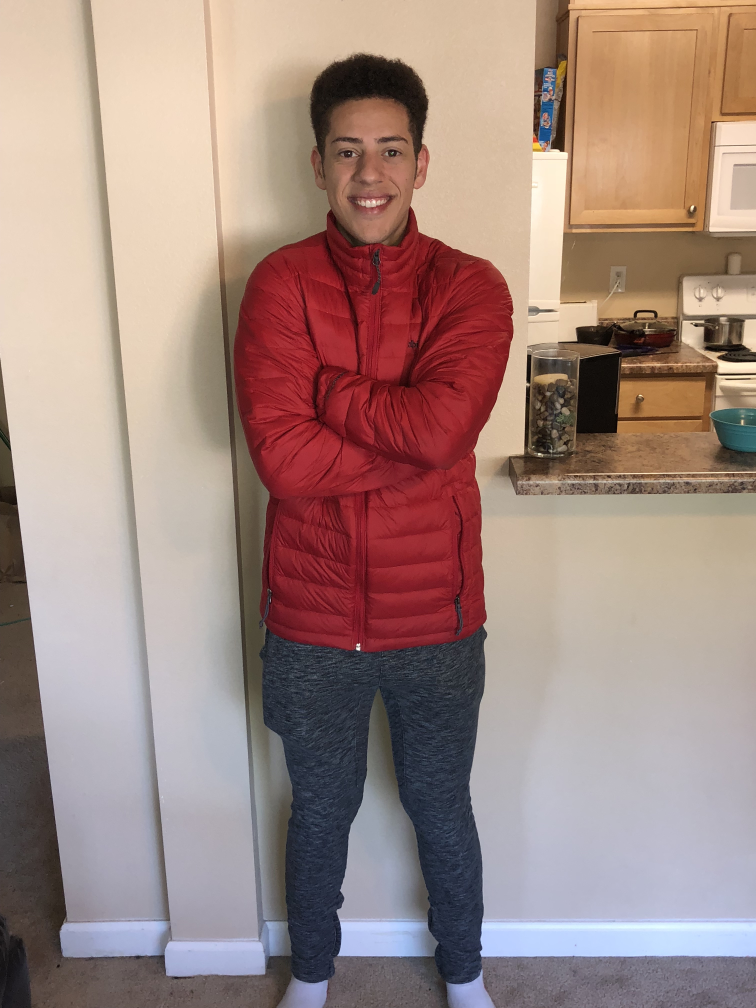
#> input picture data_capture/individuals/julian.jpg, 3024 x 4032 px (shown at 1/4 size)
$ python clothing_em.py
#> lines starting #> are read from the running program, lines starting #| are printed output that depends on the picture; long printed decimals are rounded
'''
Created on March 8th, 2018
author: Julian Weisbord
sources: https://docs.opencv.org/3.1.0/d1/db7/tutorial_py_histogram_begins.html
description: Clothing prediction portion of the model, calculates the likelihood
                that the live data contains someone from the database of people
                by breaking the feed images into color histograms.
'''

import sys
import random
import glob
import numpy as np
from sys import maxint
import cv2
from matplotlib import pyplot as plt

IMG_WIDTH = 299
IMG_HEIGHT = 299
VERBOSITY = 2

class ClothingEM():
    '''
    description: Uses E&M to cluster the clothing of people seen by the robot.
    input: frame_dataset <Dataset object> the input dataset,
               video <boolean> whether or not the input is video or photo data.
    '''

    def __init__(self, frame_dataset=None, video=False):
        self.images = frame_dataset[0]
        self.image_names = frame_dataset[1]
        self.person_locations = frame_dataset[2]
        if video:
            self.video = video
            # Convert video to a series of frames

    def add_frames(self, dataset):
        '''
        description: Add a dataset of camera frames.
        input: dataset <Dataset object>
        '''
        frames = []
        names = []
        locations = []
        for person_data in dataset:
            self.images.append(dataset[0])
            self.image_names.append(dataset[1])
            self.person_locations.append(dataset[0])

    def crop_to_person(self):
        '''
        description: Crop a given data frame to isolate just the person in it.
        return: x1,x2,y1,y2 <int> the four corners of the cropped image.
        '''
        # Simulate this function for now with constant values
        # TODO: Implement this with grabcut Algorithm?
        x1 = 100
        x2 = 192
        y1 = 16
        y2 = 272
        return x1, x2, y1, y2

    def create_histograms(self, img, line_height, x1, x2, y1, y2):
        '''
        description: Create a color histogram above and below the random line (line_height).
        input: img <numpy.ndarray>, line_height <int> height of randomly generated line,
                       x1, x2, y1, y2 <int> 4 corners of input image.
        return:
        '''

        if VERBOSITY >=2:
            l = cv2.imshow('Random Line Splitting Clothing', img)
            cv2.waitKey(0)
            cv2.destroyAllWindows()
            print("img shape: ", img.shape)

        # Split image into upper and lower masks
        mask_upper_cropped = np.zeros(img.shape[:2], np.uint8)
        mask_upper_cropped[y1:line_height, x1:x2] = 255
        upper_masked_img_cropped = cv2.bitwise_and(img, img, mask=mask_upper_cropped)

        mask_lower_cropped = np.zeros(img.shape[:2], np.uint8)
        mask_lower_cropped[line_height:y2, x1:x2] = 255
        lower_masked_img_cropped = cv2.bitwise_and(img, img, mask=mask_lower_cropped)

        # Create upper and lower histograms and plot them
        plt.figure("Color Histograms")
        upper_plot = plt.subplot(221)
        upper_plot.set_title("Above Theta Line")
        lower_plot = plt.subplot(222)
        lower_plot.set_title("Below Theta Line")
        if VERBOSITY >=2:
            upper_plot.imshow(cv2.cvtColor(upper_masked_img_cropped, cv2.COLOR_RGB2BGR))
            lower_plot.imshow(cv2.cvtColor(lower_masked_img_cropped, cv2.COLOR_RGB2BGR))
        # Create and polot histograms for r,g,b collor values.
        colors = ("b", "g", "r")
        features_h1 = []
        features_h2 = []
        h1_colors = []
        h2_colors = []
        for i,col in enumerate(colors):
            h1 = cv2.calcHist([img], [i], mask_upper_cropped, [256], [0, 1])
            h1_colors.append([arr[0] for arr in h1])
            h2 = cv2.calcHist([img], [i], mask_lower_cropped, [256], [0, 1])
            h2_colors.append([arr[0] for arr in h2])
            features_h1.extend(h1)
            features_h2.extend(h2)
            h1_plot = plt.subplot(223)
            h1_plot.set_title("Histogram Above Theta Line")
            h1_plot.plot(h1, color=col)
            plt.xlim([0, 256])
            h2_plot = plt.subplot(224)
            h2_plot.set_title("Histogram Below Theta Line")
            h2_plot.plot(h2, color=col)
            plt.xlim([0, 256])
        plt.show()
        print("Flattened feature vector", np.array(features_h1).flatten().shape)
        h1_rgb = []
        h2_rgb = []
        for i in range(len(h1)):
            h1_rgb.append([single_color_vector[i] for single_color_vector in h1_colors])
            h2_rgb.append([single_color_vector[i] for single_color_vector in h2_colors])
        print("h1_rgb: ", h1_rgb)
        print("len h1_rgb: ", len(h1_rgb))
        h1_rgb = np.array(h1_rgb)
        h2_rgb = np.array(h2_rgb)
        return h1_rgb, h2_rgb


    def distance(self, point, center, axis=1):
        pass

    def label_data(self, data, C):
        '''
        description: For each row in the data, calculate the distance between that
                        row and each centroid.
        input: data <numpy array>, C <list of k numpy arrays>
        return: labels <list> of each centroid number corresponding to
                each row in the data.
        '''
        labels = []
        for n, row in enumerate(data):
            best_dist = maxint
            best_c_k = 0
            for c_k, centroid in enumerate(C):
                row_dist = distance(row, centroid)
                if row_dist < best_dist:
                    best_dist = row_dist
                    best_c_k = c_k
            labels.append(best_c_k)
        return labels

    def expectation(self, h1_rgb, h2_rgb):
        '''
        description: Assign points to clusters and calculate mean.
        input: h1_rgb <numpy array> top color histogram, h2_rgb <numpy array> bottom color histogram.
        return mean rgb clusters
        '''
        # Calculate mu (mean r,g,b centroid) and sigma (covariance matrix) for each cluster
        mean_h1 = np.mean(h1_rgb, axis = 0)
        mean_h2 = np.mean(h2_rgb, axis = 0)
        print("mean 1", mean_h1)
        print("mean 2", mean_h2)
        covariance_h1 = np.cov(h1_rgb)
        covariance_h2 = np.cov(h2_rgb)
        print("covariance h1", covariance_h1)
        print("covariance h2", covariance_h2)
        print("len covariance h1", len(covariance_h1))
        return [(mean_h1, covariance_h1), (mean_h2, covariance_h2)]

    def color_em(self, img):
        '''
        description: Performs Expecation Maximization with 2 clusters
                        on the input image.
        input: img <numpy array> the image fed to this classifier.
        '''
        # Crop image so that only the person is in the image:
        x1, x2, y1, y2 = self.crop_to_person()
        rand_y = random.randint(y1, y2 + 1)

        random_line_img = cv2.line(img, (0, rand_y), (IMG_WIDTH, rand_y), (0, 0, 250), 4)

        # Save random line image
        random_line_img_out = np.multiply(random_line_img, 255.0)
        random_line_img_out = random_line_img_out.astype('uint8')
        cv2.imwrite('../../data_capture/manipulated_images/line.jpeg', random_line_img_out)

        cropped_img = img[y1:y2, x1:x2]
        cropped_img = np.multiply(cropped_img, 255.0)
        cropped_img = cropped_img.astype('uint8')
        cv2.imwrite('../../data_capture/manipulated_images/cropped_line.jpg', cropped_img)

        # 1: Build color histograms, Histogram1 (H1) is above the theta line,
            # and Histogram 2 (H2) is below. One histogram will likely contain data that
            # isn't like the rest of its data and is more like the other histogram data,
            # so the line must be moved
        line_pos = rand_y
        prior_line_pos = 0
        # Need to loop

        h1_rgb, h2_rgb = self.create_histograms(img, rand_y, x1, x2, y1, y2)
        self.expectation(h1_rgb, h2_rgb)


    def clothing_distribution(self):
        converged = None
        while not converged:
            self.color_em()

def main():
    img = "../../data_capture/individuals/julian.jpg"
    image = cv2.imread(img)
#> image is the input picture: shape (4032, 3024, 3); mean B, G, R 129.8, 137.1, 161.8
    image = cv2.resize(image, (299, 299), 0, 0, cv2.INTER_LINEAR)
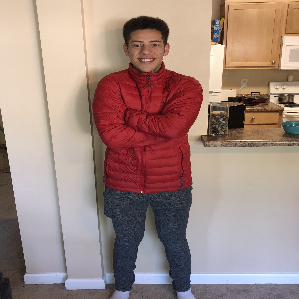
#> image: shape (299, 299, 3); mean B, G, R 129.7, 137, 161.7
    image = image.astype(np.float32)
    image = np.multiply(image, 1.0 / 255.0)
    clothing_recognizer = ClothingEM(image)
#> in __init__, `self.images = frame_dataset[0]`: self.images = 299 rows, first 8: [0.706, 0.788, 0.894], [0.702, 0.784, 0.89], [0.702, 0.788, 0.886], [0.702, 0.788, 0.886], [0.706, 0.792, 0.89], [0.702, 0.788, 0.886], [0.698, 0.784, 0.882], [0.702, 0.788, 0.886]
#> in __init__, `self.image_names = frame_dataset[1]`: self.image_names = 299 rows, first 8: [0.698, 0.784, 0.882], [0.698, 0.784, 0.882], [0.698, 0.784, 0.882], [0.702, 0.788, 0.886], [0.71, 0.796, 0.894], [0.698, 0.784, 0.882], [0.702, 0.788, 0.886], [0.698, 0.784, 0.882]
#> in __init__, `self.person_locations = frame_dataset[2]`: self.person_locations = 299 rows, first 8: [0.706, 0.796, 0.882], [0.706, 0.796, 0.882], [0.706, 0.792, 0.89], [0.706, 0.792, 0.89], [0.698, 0.784, 0.882], [0.698, 0.784, 0.882], [0.698, 0.784, 0.882], [0.706, 0.792, 0.89]
    clothing_recognizer.color_em(image)
#> in color_em, `random_line_img = cv2.line(img, (0, rand_y), (IMG_WIDTH, rand_y), (0, ..`:
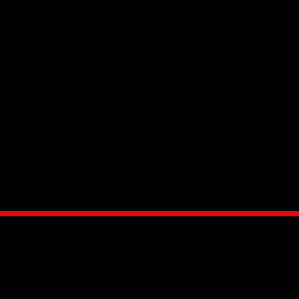
#> random_line_img: shape (299, 299, 3) float32; mean B, G, R 0.5, 0.5, 4.8
#> in color_em, `cropped_img = cropped_img.astype('uint8')`:
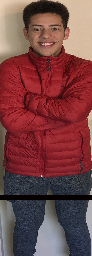
#> cropped_img: shape (256, 92, 3); mean B, G, R 68.6, 67.5, 117.5
#> in create_histograms, `l = cv2.imshow('Random Line Splitting Clothing', img)`:
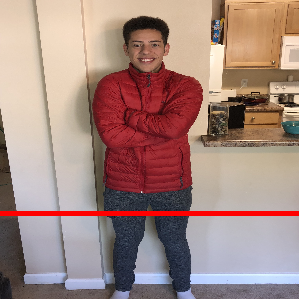
#> window 'Random Line Splitting Clothing': shape (299, 299, 3); mean B, G, R 127.4, 134.7, 163.7
#| img shape:  (299, 299, 3)
#> after the loop in create_histograms, `for i,col in enumerate(colors):`: features_h1 = 768 items, first 6: [187], [10], [10], [8], [15], [19]; features_h2 = 768 items, first 6: [276], [0], [0], [0], [0], [0]; h1_colors = 3 items
#> in create_histograms, `plt.show()`:
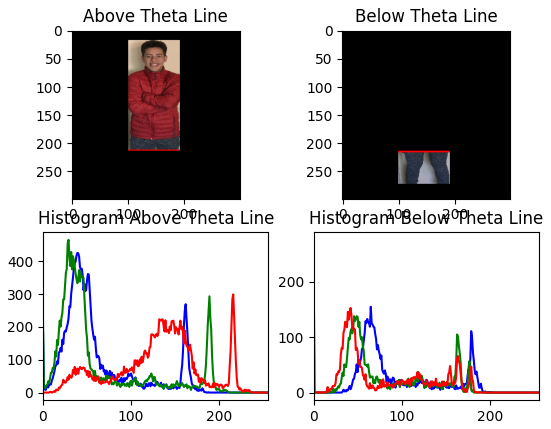
#> figure drawn by matplotlib, 4 panels; panel 3: curve peaks at x = 39, y = 425; panel 3: curve peaks at x = 29, y = 465; panel 3: curve peaks at x = 216, y = 299; panel 4: curve peaks at x = 0, y = 276
#| Flattened feature vector (768,)
#> after the loop in create_histograms, `for i in range(len(h1)):`: h1_rgb = 256 items, first 6: [187, 217, 0], [10, 24, 0], [10, 13, 0], [8, 17, 0], [15, 22, 0], [19, 25, 0]; h2_rgb = 256 items, first 6: [276, 276, 0], [0, 0, 0], [0, 0, 0], [0, 0, 0], [0, 0, 0], [0, 0, 0]
#> (printed output is left out)
#| len h1_rgb:  256
#> in create_histograms, `h1_rgb = np.array(h1_rgb)`: h1_rgb = 256 rows, first 8: [187, 217, 0], [10, 24, 0], [10, 13, 0], [8, 17, 0], [15, 22, 0], [19, 25, 0], [16, 34, 0], [25, 28, 0]
#> in create_histograms, `h2_rgb = np.array(h2_rgb)`: h2_rgb = 256 rows, first 8: [276, 276, 0], [0, 0, 0], [0, 0, 0], [0, 0, 0], [0, 0, 0], [0, 0, 0], [0, 0, 1], [0, 0, 0]
#> in expectation, `mean_h1 = np.mean(h1_rgb, axis = 0)`: mean_h1 = [70.8, 70.8, 70.08]
#> in expectation, `mean_h2 = np.mean(h2_rgb, axis = 0)`: mean_h2 = [21.2, 21.2, 20.12]
#| mean 1 [70.797 70.797 70.078]
#| mean 2 [21.203 21.203 20.125   ]
#> in expectation, `covariance_h1 = np.cov(h1_rgb)`:
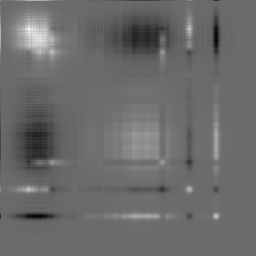
#> covariance_h1: shape (256, 256) float64; min -33039.5, max 45594.3, mean 0.2; drawn with min black and max white
#> in expectation, `covariance_h2 = np.cov(h2_rgb)`:
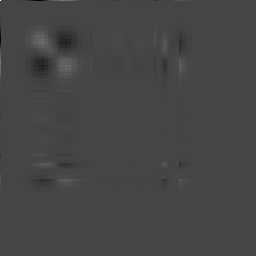
#> covariance_h2: shape (256, 256) float64; min -9476, max 25392, mean 0.4; drawn with min black and max white
#> (printed output is left out)
#> (printed output is left out)


if __name__ == '__main__':
    main()

$ run again, with data_capture/individuals/IMG_9371.jpeg copied over data_capture/individuals/julian.jpg
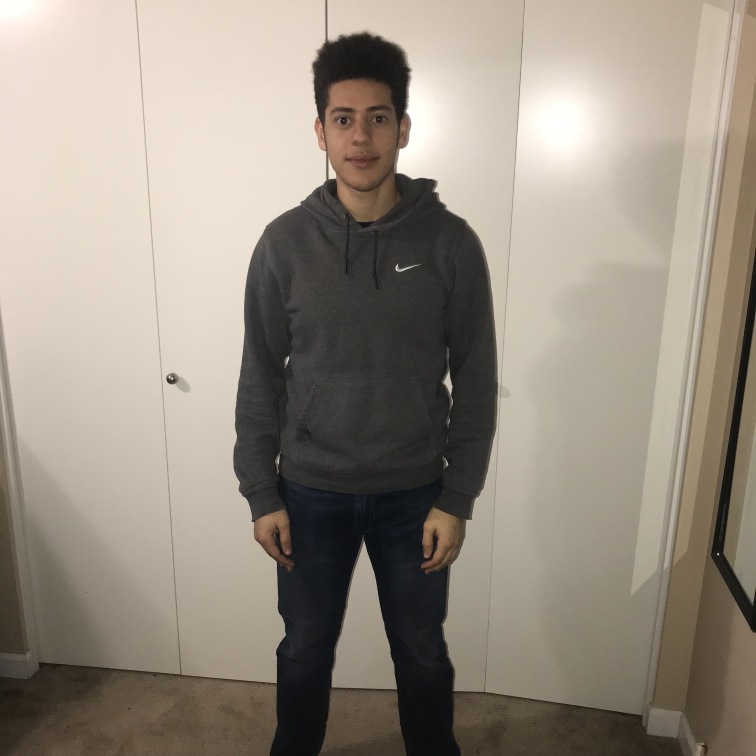
#> input picture data_capture/individuals/IMG_9371.jpeg, 3024 x 3024 px (shown at 1/4 size)
#> in main, image is the input picture: shape (3024, 3024, 3); mean B, G, R 129.4, 141.6, 151.2
#> self.images = 299 rows, first 8: [0.984, 1, 1], [0.984, 1, 1], [0.984, 1, 1], [0.984, 1, 1], [0.984, 1, 1], [0.984, 1, 1], [0.984, 1, 1], [0.984, 1, 1]
#> self.image_names has the same summary as self.images
#> self.person_locations = 299 rows, first 8: [0.984, 1, 1], [0.984, 1, 1], [0.984, 1, 1], [0.984, 1, 1], [0.984, 1, 1], [0.98, 0.996, 1], [0.98, 0.996, 1], [0.98, 0.996, 1]
#| img shape:  (299, 299, 3)
#> after the loop in create_histograms, `for i,col in enumerate(colors):`: features_h1 = 768 items, first 6: [184], [0], [0], [0], [0], [0]; features_h2 = 768 items, first 6: [276], [0], [0], [2], [0], [0]; h1_colors = 3 items
#> in create_histograms, `plt.show()`:
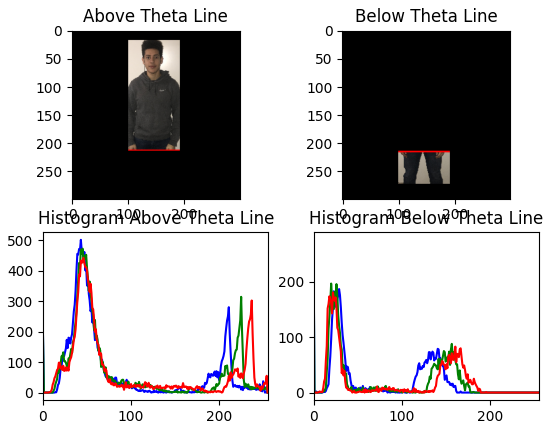
#> figure drawn by matplotlib, 4 panels; panel 3: curve peaks at x = 43, y = 501; panel 3: curve peaks at x = 45, y = 472; panel 3: curve peaks at x = 46, y = 442; panel 4: curve peaks at x = 0, y = 276
#| Flattened feature vector (768,)
#> after the loop in create_histograms, `for i in range(len(h1)):`: h1_rgb = 256 items, first 6: [184, 184, 0], [0, 0, 0], [0, 0, 0], [0, 0, 0], [0, 0, 0], [0, 0, 0]; h2_rgb = 256 items, first 6: [276, 276, 0], [0, 0, 0], [0, 0, 0], [2, 0, 0], [0, 0, 0], [0, 0, 0]
#> (printed output is left out)
#| len h1_rgb:  256
#> in create_histograms, `h1_rgb = np.array(h1_rgb)`: h1_rgb = 256 rows, first 8: [184, 184, 0], [0, 0, 0], [0, 0, 0], [0, 0, 0], [0, 0, 0], [0, 0, 0], [0, 0, 0], [0, 0, 1]
#> in create_histograms, `h2_rgb = np.array(h2_rgb)`: h2_rgb = 256 rows, first 8: [276, 276, 0], [0, 0, 0], [0, 0, 0], [2, 0, 0], [0, 0, 0], [0, 0, 0], [0, 1, 1], [0, 0, 2]
#> mean_h1 = [70.8, 70.33, 69.44]
#> mean_h2 = [21.2, 21.2, 20.12]
#| mean 1 [70.797 70.332  69.441 ]
#| mean 2 [21.203 21.203 20.125   ]
#> in expectation, `covariance_h2 = np.cov(h2_rgb)`:
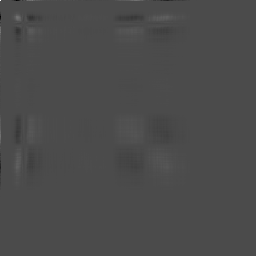
#> covariance_h2: shape (256, 256) float64; min -10672, max 25392, mean 0.4; drawn with min black and max white
#> (printed output is left out)
#> (printed output is left out)

$ run again, with data_capture/individuals/IMG_9374.jpeg copied over data_capture/individuals/julian.jpg
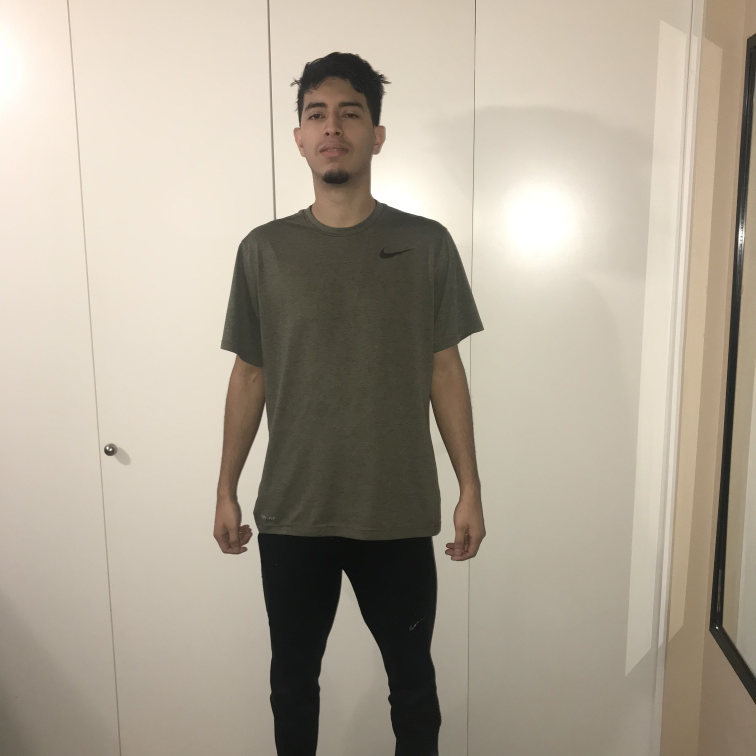
#> input picture data_capture/individuals/IMG_9374.jpeg, 3024 x 3024 px (shown at 1/4 size)
#> in main, image is the input picture: shape (3024, 3024, 3); mean B, G, R 149.4, 164.8, 174.2
#> self.images = 299 rows, first 8: [0.886, 0.937, 1], [0.89, 0.941, 1], [0.882, 0.933, 0.996], [0.878, 0.929, 0.984], [0.878, 0.929, 0.984], [0.867, 0.929, 0.98], [0.882, 0.922, 0.988], [0.867, 0.918, 0.98]
#> self.image_names = 299 rows, first 8: [0.898, 0.941, 0.996], [0.894, 0.945, 1], [0.89, 0.941, 0.996], [0.886, 0.937, 0.992], [0.875, 0.937, 0.988], [0.878, 0.929, 0.984], [0.878, 0.929, 0.992], [0.875, 0.925, 0.988]
#> self.person_locations = 299 rows, first 8: [0.882, 0.945, 0.992], [0.886, 0.949, 0.996], [0.886, 0.937, 0.992], [0.878, 0.941, 0.992], [0.878, 0.941, 0.992], [0.882, 0.933, 0.988], [0.878, 0.929, 0.992], [0.867, 0.925, 0.988]
#| img shape:  (299, 299, 3)
#> after the loop in create_histograms, `for i,col in enumerate(colors):`: features_h1 = 768 items, first 6: [184], [0], [0], [0], [0], [0]; features_h2 = 768 items, first 6: [276], [0], [0], [0], [0], [2]; h1_colors = 3 items
#> in create_histograms, `plt.show()`:
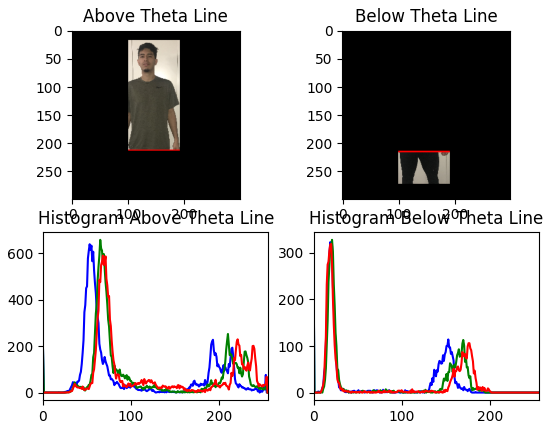
#> figure drawn by matplotlib, 4 panels; panel 3: curve peaks at x = 53, y = 638; panel 3: curve peaks at x = 65, y = 657; panel 3: curve peaks at x = 68, y = 589; panel 4: curve peaks at x = 19, y = 323
#| Flattened feature vector (768,)
#> after the loop in create_histograms, `for i in range(len(h1)):`: h1_rgb = 256 items, first 6: [184, 184, 0], [0, 0, 0], [0, 0, 0], [0, 0, 0], [0, 0, 0], [0, 0, 0]; h2_rgb = 256 items, first 6: [276, 276, 0], [0, 0, 0], [0, 0, 0], [0, 0, 0], [0, 0, 0], [2, 0, 0]
#> (printed output is left out)
#| len h1_rgb:  256
#> in create_histograms, `h1_rgb = np.array(h1_rgb)`: h1_rgb = 256 rows, first 8: [184, 184, 0], [0, 0, 0], [0, 0, 0], [0, 0, 0], [0, 0, 0], [0, 0, 0], [0, 0, 0], [0, 0, 0]
#> in create_histograms, `h2_rgb = np.array(h2_rgb)`: h2_rgb = 256 rows, first 8: [276, 276, 0], [0, 0, 0], [0, 0, 0], [0, 0, 0], [0, 0, 0], [2, 0, 0], [2, 0, 0], [1, 0, 0]
#> mean_h1 = [70.79, 70.15, 69.18]
#> mean_h2 = [21.2, 21.2, 20.12]
#| mean 1 [70.793 70.152 69.180]
#| mean 2 [21.203 21.203 20.125   ]
#> in expectation, `covariance_h2 = np.cov(h2_rgb)`:
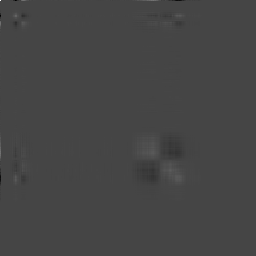
#> covariance_h2: shape (256, 256) float64; min -9522, max 25392, mean 0.4; drawn with min black and max white
#> (printed output is left out)
#> (printed output is left out)
